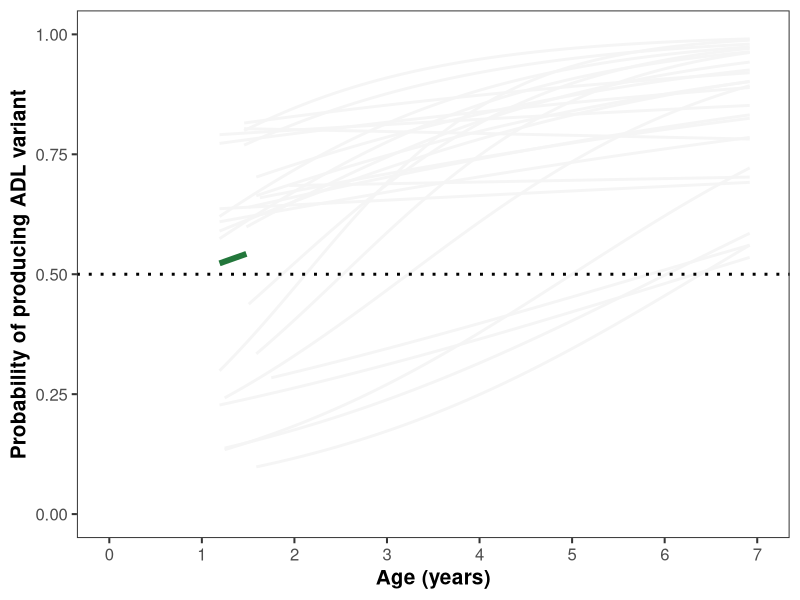
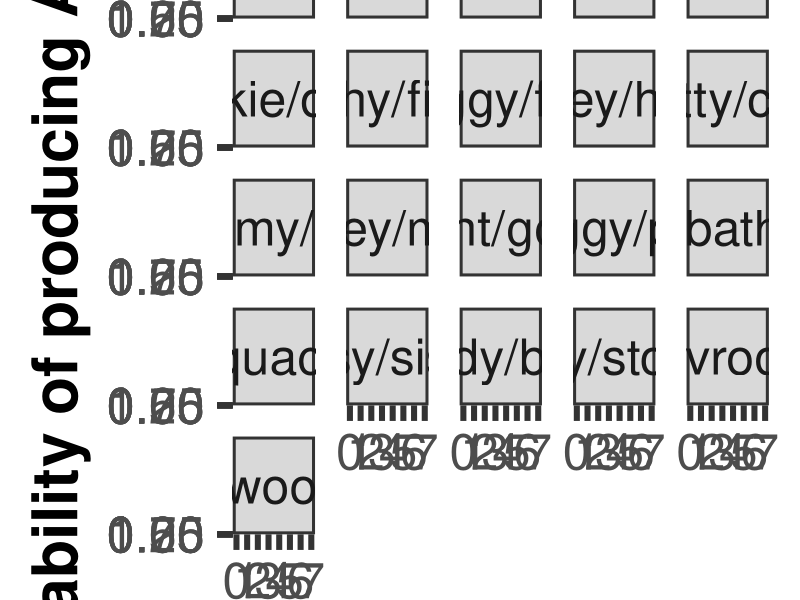

Generate these figures, in order, with R: (Note: this script raises an error after producing the figures.)
library(here)
library(tidyverse)
library(lme4)
library(ggeffects)
library(broom.mixed)

# read in data
data <- read_csv("survey/anon-data/variant-probabilities.csv") %>%
  mutate(id = as.character(id))
metadata <- read_csv("item-metadata.csv")

# transform probabilities for binomial regression (0s and 1s for variant types)
model.data <- data %>%
  mutate(ADL = value, CDL = 100 - value)

model.data.CDL <- model.data[rep(seq(nrow(model.data)), model.data$CDL), ]
model.data.CDL <- model.data.CDL %>%
  select(id, age, pair, speaker) %>%
  mutate(variant = 0)

model.data.ADL <- model.data[rep(seq(nrow(model.data)), model.data$ADL), ]
model.data.ADL <- model.data.ADL %>%
  select(id, age, pair, speaker) %>%
  mutate(variant = 1)

model.data <- bind_rows(model.data.ADL, model.data.CDL) %>%
  # calculate age in months
  mutate(age = age/30.437) %>%
  left_join(select(metadata, pair, cogsci), by = "pair")

# set colors for plots
speaker.colors <- c("child" = "#23773B", 
                    "caregiver" = "#23C889")

model.outputs.list <- list()
shift.trends.list <- list()
switch.points.list <- list()
for (i in c("child", "caregiver")) {
  for (j in c("full", "cogsci")) {
    
    if (j == "cogsci") {
      model.input <- model.data %>%
        filter(speaker == i & cogsci == "y")
      
      fig.input <- model.data %>%
        filter(cogsci == "y")
      
      fig.height <- 10
    }
    else {
      model.input <- model.data %>%
        filter(speaker == i)
      
      fig.input <- model.data
      
      fig.height <- 20
    }
    
    # pre-registered model fails to converge
    # model even with simplified random effects structure 
    # (by-child or by-pair intercepts only) also fails to converge
    # model <- glmer(variant ~ scale(age) + (1 + scale(age) | pair) + (1 + scale(age) | id),
    #                data = model.input,
    #                family = binomial,
    #                control = glmerControl(optimizer = "bobyqa"))
    
    model.type <- paste0(i, "-", j)
    
    model <- glm(variant ~ scale(age), 
                 data = model.input, 
                 family = binomial)
    
    # store model output summary
    model.summary <- tidy(model) %>%
      filter(term == "scale(age)")
    
    # store model-predicted shift trajectory
    trend <- ggpredict(model, c("age [all]")) %>%
      mutate(model = model.type)
    
    # compute the age at which ADL variants are produced >50% of the time 
    xintercept <- trend %>%
      filter(predicted >= 0.5) %>%
      slice_head() %>%
      pull(x)
    
    model.outputs.list[[model.type]] <- model.summary
    shift.trends.list[[model.type]] <- trend
    switch.points.list[[model.type]] <- xintercept
    
    ggplot() + 
      geom_smooth(data = model.input,
                  aes(x = age/12, y = variant, group = pair),
                  method = "glm", method.args = list(family = "binomial"),
                  color = "#F5F5F5", se = FALSE) +
      geom_ribbon(data = trend,
                  aes(x = x/12, ymin = conf.low, ymax = conf.high),
                  fill = speaker.colors[i], alpha = 0.25) +
      geom_line(data = trend,
                aes(x = x/12, y = predicted), color = speaker.colors[i], size = 2) +
      scale_x_continuous(limits = c(0, 7), breaks = seq(0, 7, by = 1)) +
      labs(x = "Age (years)", y = "Probability of producing ADL variant") +
      geom_hline(yintercept = 0.5, linetype = "dotted", size = 1) +
      theme_test(base_size = 15) +
      theme(axis.title = element_text(face = "bold")) +
      coord_cartesian(ylim = c(0, 1))
      ggsave(paste0("survey/figs/", i, "-", j, ".png"), dpi = 300, height = 5, width = 6)
      
      fig.input %>%
      mutate(pair = str_replace(pair, "_", "/")) %>%
      ggplot(aes(x = age/12, y = variant, color = speaker, fill = speaker)) +
        facet_wrap(.~pair, ncol = 5) +
        geom_hline(yintercept = 0.5, linetype = "dotted", size = 1) +
        geom_smooth(method = "glm", method.args = list(family = "binomial"), size = 3) +
        scale_color_manual(values = speaker.colors) +
        scale_fill_manual(values = speaker.colors) +
        scale_x_continuous(limits = c(0, 7), breaks = seq(0, 7, by = 1)) +
        coord_cartesian(ylim = c(0, 1)) +
        labs(x = "Age (years)", y = "Probability of producing ADL variant",
             color = "Speaker", fill = "Speaker") +
        theme_test(base_size = 45) +
        theme(axis.title = element_text(face = "bold"), 
              legend.title = element_text(face = "bold"), 
              legend.position = "bottom")
      ggsave(paste0("survey/figs/bypair-shift-timing.png"), height = fig.height, width = 15, dpi = 300)
  }
}
model.outputs <- do.call(rbind, model.outputs.list) %>%
  rownames_to_column(var = "model") %>%
  write_csv("survey/model-outputs/glms.csv")

shift.trends <- do.call(rbind, shift.trends.list) %>%
  data.frame() %>%
  write_csv("survey/model-outputs/trend-lines.csv")

switch.points <- do.call(rbind, switch.points.list) %>%
  data.frame() %>%
  rownames_to_column(var = "model") %>%
  rename(., age = `.`) %>%
  write_csv("survey/model-outputs/switch-points.csv")

# correlations ------------------------------------------------------------
overall.cor <- data %>%
  left_join(select(metadata, pair, cogsci)) %>%
  filter(cogsci == "y") %>%
  select(id, age, pair, speaker, value) %>%
  distinct() %>%
  pivot_wider(names_from = speaker, values_from = value) %>%
  na.omit() %>%
  group_by(id, age) %>%
  mutate(count = n()) %>%
  filter(count >= 2)
  
overall.cor.stats <- tidy(cor.test(overall.cor$caregiver, 
                                   overall.cor$child, 
                                   method = "spearman")) %>%
  mutate(estimate = ifelse(p.value < 0.001, 
                           paste0(round(estimate, digits = 2), "***"),
                           estimate))

ggplot(overall.cor, aes(x = caregiver, y = child)) + 
  geom_jitter(alpha = 0.25) + 
  geom_smooth(method = "lm", 
              color = speaker.colors[1], 
              fill = speaker.colors[1]) + 
  annotate(geom = "label", x = 10, y = 70, 
           label = paste0("ρ = ", overall.cor.stats$estimate), 
           color = speaker.colors[1]) +
  labs(x = "Caregiver ADL", y = "Child CDL") +
  theme_test(base_size = 25) 

cor.over.age <- data %>%
  left_join(select(metadata, pair, cogsci)) %>%
  filter(cogsci == "y") %>%
  select(id, age, pair, speaker, value) %>%
  distinct() %>%
  pivot_wider(names_from = speaker, values_from = value) %>%
  na.omit() %>%
  group_by(id, age) %>%
  mutate(count = n()) %>%
  filter(count >= 2) %>%
  summarize(r = tidy(cor.test(caregiver, child, method = "spearman"))$estimate) %>%
  mutate(age = age/30.437/12)

summary(lm(r ~ age, cor.over.age))

ggplot(cor.over.age, aes(x = age, y = r)) + 
  geom_point(color = speaker.colors[1],
             fill = speaker.colors[1]) + 
  geom_smooth(method = "glm", 
              color = speaker.colors[1],
              fill = speaker.colors[1]) +
  geom_hline(yintercept = 0, linetype = "dotted") + 
  scale_x_continuous(limits = c(0, 7), breaks = seq(0, 7, by = 1)) +
  coord_cartesian(ylim = c(0, 1)) +
  labs(x = "Age (years)", y = "Child/Caregiver ADL Correlation") + 
  theme_test(base_size = 20)
